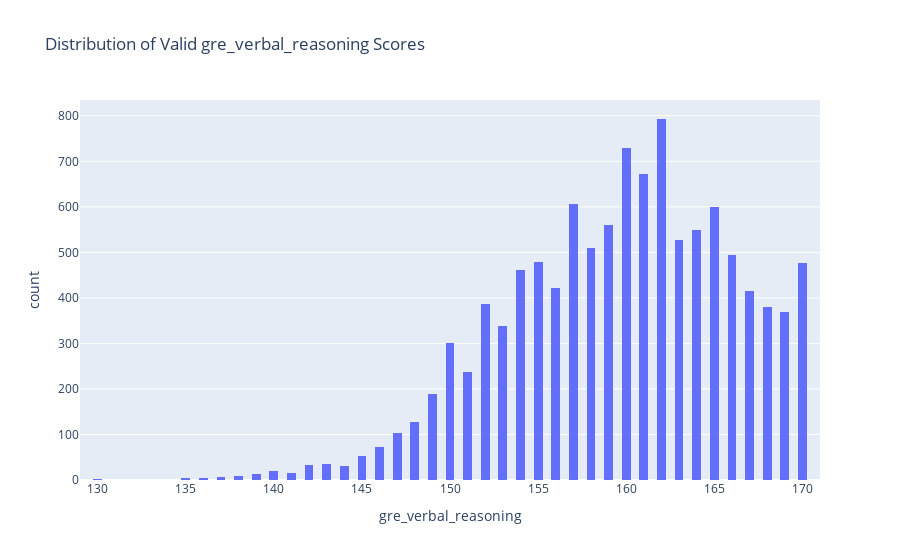

The cell this chart's notebook holds for it:
### Code cell
fig = px.histogram(valid_gre_verbal_reasoning_profiles, x=list_of_gre_columns[1], nbins=100, range_x=[129,171],
                   title=f'Distribution of Valid {list_of_gre_columns[1]} Scores')
fig.show()

### Figure 1 — Plotly figure (JSON) as saved in the notebook; plotly's stock layout.template omitted (floating-point values rounded to 4 significant figures; data arrays with more than 128 entries replaced by an {"elided": "..."} marker saying what was removed)
{"data": [{"alignmentgroup": "True", "bingroup": "x", "hovertemplate": "gre_verbal_reasoning=%{x}<br>count=%{y}<extra></extra>", "legendgroup": "", "marker": {"color": "#636efa", "pattern": {"shape": ""}}, "name": "", "nbinsx": 100, "offsetgroup": "", "orientation": "v", "showlegend": false, "type": "histogram", "x": {"elided": "11026 int values"}, "xaxis": "x", "yaxis": "y"}], "layout": {"barmode": "relative", "legend": {"tracegroupgap": 0}, "title": {"text": "Distribution of Valid gre_verbal_reasoning Scores"}, "xaxis": {"anchor": "y", "domain": [0, 1], "range": [129, 171], "title": {"text": "gre_verbal_reasoning"}}, "yaxis": {"anchor": "x", "domain": [0, 1], "title": {"text": "count"}}}}
